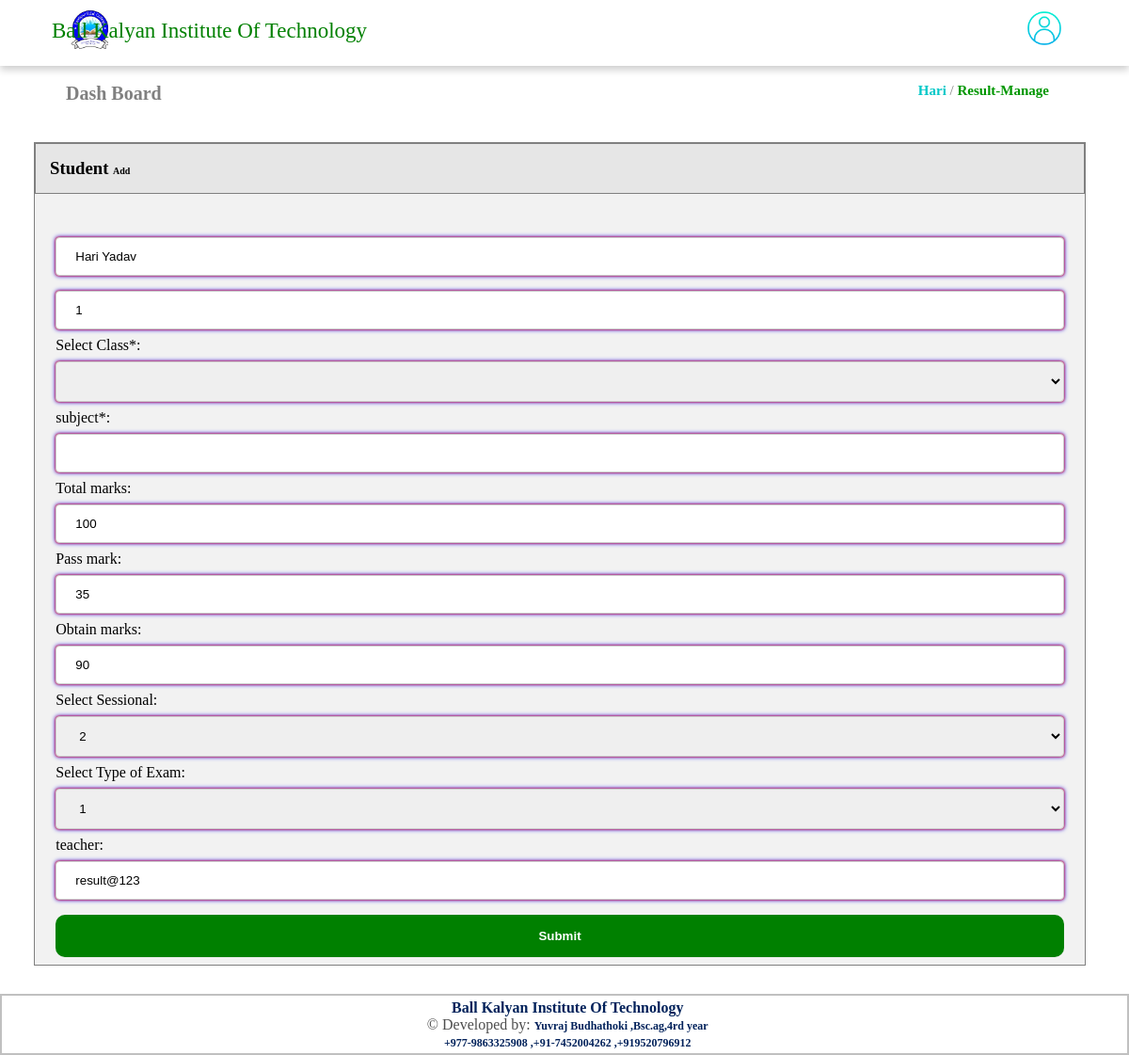
The page /result_edit.php?id=17 (signed in) on the database its author committed.
### tables this page shows
CREATE TABLE `result` (
  `id` int(225) NOT NULL,
  `sub` varchar(255) NOT NULL,
  `subn` varchar(255) NOT NULL,
  `cls` varchar(255) NOT NULL,
  `tmark` varchar(255) NOT NULL,
  `pmark` varchar(255) NOT NULL,
  `omark` varchar(255) NOT NULL,
  `texam` varchar(255) NOT NULL,
  `session` int(255) NOT NULL,
  `tname` varchar(225) NOT NULL,
  `tid` varchar(225) NOT NULL,
  `ids` varchar(255) NOT NULL,
  `name` varchar(255) NOT NULL,
  `status` int(225) NOT NULL,
  `v_by` varchar(225) NOT NULL,
  `date` date DEFAULT NULL
);

### result_edit.php (the view, shortened to what this page needs)
<?php
if (strlen($_SESSION['trmsaid']==0)) {
header('location:logout.php');
} else{
?>
<!doctype html>
<html class="no-js" lang="en">
    <head>
        <link rel="stylesheet" href="css/style1.css">
    </head>
    <body>
        <?php include('header.php'); ?>
    <div style="font-size: 20px; margin-left: 70px;  ">
      <a href="dashboard.php" style="text-decoration: none; color: gray; font-weight: bold;">Dash Board</a>
      <p  style="float:right; margin-right: 85px; text-decoration: none; font-size:15px; color:gray;">
        <a href="#" style="text-decoration: none; font-weight:bold; color: rgba(0, 200, 200, 1.0);"><?php echo $_SESSION['fname'];?></a>  /  <a href="result_manage.php" style="text-decoration: none; color: rgba(0, 150, 0, 1.0); font-weight:bold;">Result-Manage</a> </p>
      </div>
        <div style="width:93%; margin-left:3%; margin-top:40px; border:0.5px solid gray; background-color:#f2f2f2;">
            <div style="border:0.5px solid gray; padding: 15px; background-color: #e6e6e6;"><h3>Student <span style="font-size:10px;">Add</span></h3></div>
            <div class=""><p style="color:green; padding-top:20px;" align="center"><?php echo $_SESSION['action1'];?></p></div>
            <br>
            <form name="" method="post" action="" enctype="multipart/form-data" style="margin-left:2%; margin-right:2%;">
                <?php
                include('dbc.php');
                $id=$_GET['id'];
                $selectquery = "SELECT * FROM `result` where id=$id limit 1 ";
                $query = mysqli_query($conn , $selectquery) or die("error");
                $result= mysqli_fetch_array($query);
                ?>
                <div class="form-group">
                <input type="text" value="<?php echo $result['name'] ?>" name="name"   class="form-control" ></div>
                <div class="form-group"><input type="text"  value="<?php echo $result['ids'] ?> " name="ids"  class="form-control" ></div>
                <div class="card-body card-block">
                    <div class="form-group"><label  class=" form-control-label">Select Class*:</label>
                    <select  class="form-control" name="cls">
                   </select>
                </div>
                <div class="form-group"><label for="company"  class=" form-control-label">subject*:</label>
                <div><input type="text" value="<?php echo $result['subn'] ?>" name="subn"></div>
            </div>
            <div class="form-group"><label  class=" form-control-label">Total marks:</label>
            <input type="text" value="<?php echo $result['tmark'] ?>" name="tmark" placeholder="categories name*"  class="form-control" id="tname" required="true"></div>
            <div class="form-group"><label  class=" form-control-label">Pass mark:</label><input type="text" name="pmark" placeholder="categories name*" value="<?php echo $result['pmark'] ?>" class="form-control" id="tname" required="true"></div>
            <div class="form-group"><label  class=" form-control-label">Obtain marks:</label><input type="text" name="omark" placeholder="categories name*" value="<?php echo $result['omark'] ?>"  class="form-control" id="tname" required="true"></div>
            <div class="form-group"><label  class=" form-control-label">Select Sessional:</label>
            <select class="form-control" name="session">
                <option value="<?php echo $result['session'] ?>"><?php echo $result['session'] ?></option>
            </select></div>
            <div class="form-group"><label  class=" form-control-label">Select Type of Exam:</label>
            <select class="form-control" name="texam">
                <option value="<?php echo $result['texam'] ?>"><?php echo $result['texam'] ?></option>
            </select></div>
            <div class="form-group"><label  class=" form-control-label">teacher:</label><input type="text" name="tname"  value="<?php echo $result['tname'] ?>" class="form-control" id="tname" required="true"></div>
            <p style="text-align: center;">
                <input type="submit" value="Submit"  name="submit">
            </p>
        </div>
    </div>
    <?php include('footer.php'); ?>
</body>
</html>
<?php }  ?>

### css/style1.css (style rules this page uses)
* { padding: 0; margin: 0; }
a { text-decoration: none; }
input[type=text], input[type=email], input[type=password],select { width: 100%; padding: 12px 20px; margin: 8px 0; display: inline-block; border: 1px solid #ccc; border-radius: 4px; box-shadow: 0 0 3px #FF0000, 0 0 5px #0000FF;; box-sizing: border-box; }
input[type=submit] { width: 100%; background-color: green; color: white; font-weight: bold; padding: 15px 20px; margin: 8px 0; border: none; border-radius: 10px; cursor: pointer; }

### rows shown on the page
result: name "Hari Yadav", ids "1", tmark "100", pmark "35", omark "90", session "2", texam "1", tname "result@123"

### other values the page prints
$_SESSION['fname'] "Hari"
